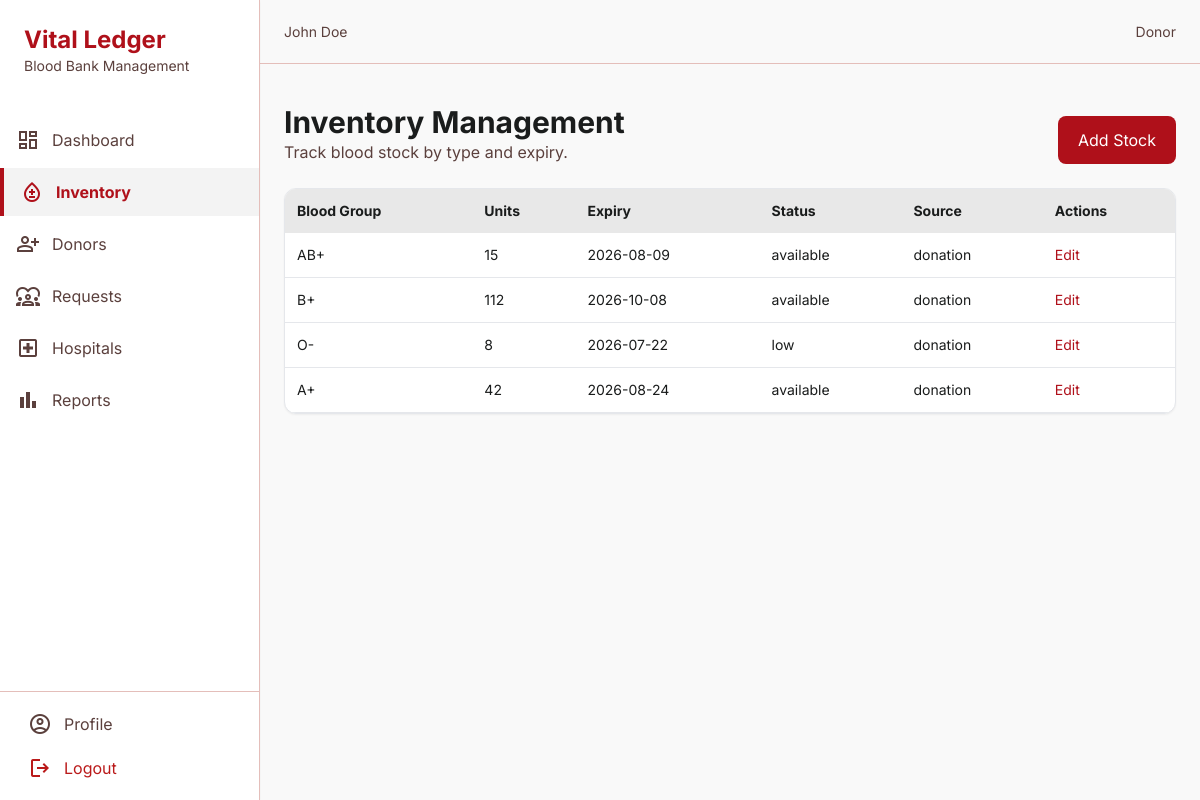
Page /inventory (signed in) on the committed database.
### app/models/models.py (models this page shows, shortened)
class User(db.Model, UserMixin):
    __tablename__ = "users"
    id = db.Column(db.Integer, primary_key=True)
    full_name = db.Column(db.String(120), nullable=False)
    email = db.Column(db.String(120), unique=True, nullable=False)
    password_hash = db.Column(db.String(255), nullable=False)
    role = db.Column(db.String(20), nullable=False, default=UserRole.DONOR.value)
    phone = db.Column(db.String(30))
    address = db.Column(db.Text)
    profile_picture = db.Column(db.String(255))
    is_active = db.Column(db.Boolean, default=True)
    email_verified = db.Column(db.Boolean, default=False)
    created_at = db.Column(db.DateTime, default=datetime.utcnow)
    donor_profile = db.relationship("Donor", back_populates="user", uselist=False)
    hospital = db.relationship("Hospital", back_populates="user", uselist=False)

class BloodUnit(db.Model):
    __tablename__ = "blood_units"
    id = db.Column(db.Integer, primary_key=True)
    blood_group = db.Column(db.String(10), nullable=False)
    units = db.Column(db.Integer, nullable=False, default=0)
    expiry_date = db.Column(db.Date, nullable=False)
    status = db.Column(db.String(30), default="available")
    source = db.Column(db.String(50), default="donation")
    created_at = db.Column(db.DateTime, default=datetime.utcnow)

### app/inventory/routes.py (the view)
@inventory_bp.route("/inventory")
@login_required
def inventory():
    units = BloodUnit.query.order_by(BloodUnit.created_at.desc()).all()
    return render_template("inventory/inventory.html", units=units)

### app/templates/inventory/inventory.html (shortened to what this page needs)
{% extends 'base.html' %}
{% block content %}
<div class="flex justify-between items-end mb-6">
  <div><h2 class="text-3xl font-bold">Inventory Management</h2><p class="text-on-surface-variant">Track blood stock by type and expiry.</p></div>
  <a href="{{ url_for('inventory.add_stock') }}" class="bg-primary text-on-primary px-5 py-3 rounded-lg">Add Stock</a>
</div>
<div class="bg-surface-container-lowest rounded-xl border shadow-sm overflow-hidden">
  <table class="min-w-full text-sm">
    <thead class="bg-surface-container-high">
      <tr><th class="p-3 text-left">Blood Group</th><th class="p-3 text-left">Units</th><th class="p-3 text-left">Expiry</th><th class="p-3 text-left">Status</th><th class="p-3 text-left">Source</th><th class="p-3 text-left">Actions</th></tr>
    </thead>
    <tbody>
      {% for unit in units %}
      <tr class="border-b"><td class="p-3">{{ unit.blood_group }}</td><td class="p-3">{{ unit.units }}</td><td class="p-3">{{ unit.expiry_date }}</td><td class="p-3">{{ unit.status }}</td><td class="p-3">{{ unit.source }}</td><td class="p-3"><a href="{{ url_for('inventory.edit_stock', unit_id=unit.id) }}" class="text-primary">Edit</a></td></tr>
      {% endfor %}
    </tbody>
  </table>
</div>
{% endblock %}

### app/templates/base.html (shortened to what this page needs)
<!DOCTYPE html>
<html lang="en" class="light">
  <head>
    <script src="https://cdn.tailwindcss.com?plugins=forms,container-queries"></script>
    <script id="tailwind-config">
      tailwind.config = {
        darkMode: "class",
        theme: { extend: {
          colors: {
            "surface-bright": "#f9f9f9",
            "inverse-primary": "#ffb3ac",
            "on-primary-fixed-variant": "#930010",
            "secondary-fixed-dim": "#a5c8ff",
            "secondary-container": "#54a0fe",
            "on-primary-fixed": "#410003",
            "on-tertiary": "#ffffff",
            "background": "#f9f9f9",
            "on-error-container": "#93000a",
            "primary-fixed-dim": "#ffb3ac",
            "surface-tint": "#ba1a20",
            "secondary-fixed": "#d4e3ff",
            "tertiary-fixed-dim": "#82db7e",
            "primary": "#af101a",
            "on-primary-container": "#fff2f0",
            "on-secondary-fixed-variant": "#004786",
            "on-tertiary-fixed": "#002204",
            "surface-dim": "#dadada",
            "on-primary": "#ffffff",
            "outline-variant": "#e4beba",
            "inverse-surface": "#2f3131",
            "secondary": "#005faf",
            "outline": "#8f6f6c",
            "on-tertiary-fixed-variant": "#005312",
            "surface-container-high": "#e8e8e8",
            "on-tertiary-container": "#daffd1",
            "tertiary-container": "#298030",
            "on-surface": "#1a1c1c",
            "on-surface-variant": "#5b403d",
            "error-container": "#ffdad6",
            "tertiary": "#016619",
            "primary-container": "#d32f2f",
            "surface-container-lowest": "#ffffff",
            "error": "#ba1a1a",
            "on-error": "#ffffff",
            "on-secondary-fixed": "#001c3a",
            "on-secondary": "#ffffff",
            "surface-container-low": "#f3f3f3",
            "on-background": "#1a1c1c",
            "surface-variant": "#e2e2e2",
            "inverse-on-surface": "#f1f1f1",
            "primary-fixed": "#ffdad6",
            "surface": "#f9f9f9",
            "surface-container": "#eeeeee",
            "on-secondary-container": "#003567",
            "tertiary-fixed": "#9df898",
            "surface-container-highest": "#e2e2e2"
          },
          spacing: { gutter: "24px", sidebarWidth: "260px" },
          fontFamily: { Inter: ["Inter", "sans-serif"] }
        }}}
    </script>
  </head>
  <body class="bg-background text-on-surface">
    <aside class="fixed h-full w-[260px] left-0 top-0 flex flex-col bg-surface-container-lowest shadow-sm border-r border-outline-variant z-50">
      <div class="p-6">
        <h1 class="font-bold text-primary text-2xl">Vital Ledger</h1>
        <p class="text-sm text-on-surface-variant">Blood Bank Management</p>
      </div>
      <nav class="flex-1 mt-4 space-y-1">
        <a class="flex items-center gap-3 py-3 px-4 hover:bg-surface-container-high transition-colors {% if request.endpoint == 'admin.dashboard' %}text-primary font-bold border-l-4 border-primary bg-surface-container-low{% else %}text-on-surface-variant{% endif %}" href="{{ url_for('admin.dashboard') }}"><span class="material-symbols-outlined">dashboard</span>Dashboard</a>
        <a class="flex items-center gap-3 py-3 px-4 hover:bg-surface-container-high transition-colors {% if request.endpoint.startswith('inventory') %}text-primary font-bold border-l-4 border-primary bg-surface-container-low{% else %}text-on-surface-variant{% endif %}" href="{{ url_for('inventory.inventory') }}"><span class="material-symbols-outlined">bloodtype</span>Inventory</a>
        <a class="flex items-center gap-3 py-3 px-4 hover:bg-surface-container-high transition-colors {% if request.endpoint.startswith('donor') %}text-primary font-bold border-l-4 border-primary bg-surface-container-low{% else %}text-on-surface-variant{% endif %}" href="{{ url_for('donor.donors') }}"><span class="material-symbols-outlined">person_add</span>Donors</a>
        <a class="flex items-center gap-3 py-3 px-4 hover:bg-surface-container-high transition-colors {% if request.endpoint.startswith('request') %}text-primary font-bold border-l-4 border-primary bg-surface-container-low{% else %}text-on-surface-variant{% endif %}" href="{{ url_for('request.requests') }}"><span class="material-symbols-outlined">diversity_1</span>Requests</a>
        <a class="flex items-center gap-3 py-3 px-4 hover:bg-surface-container-high transition-colors {% if request.endpoint.startswith('hospital') %}text-primary font-bold border-l-4 border-primary bg-surface-container-low{% else %}text-on-surface-variant{% endif %}" href="{{ url_for('hospital.hospitals') }}"><span class="material-symbols-outlined">local_hospital</span>Hospitals</a>
        <a class="flex items-center gap-3 py-3 px-4 hover:bg-surface-container-high transition-colors {% if request.endpoint.startswith('reports') %}text-primary font-bold border-l-4 border-primary bg-surface-container-low{% else %}text-on-surface-variant{% endif %}" href="{{ url_for('reports.reports') }}"><span class="material-symbols-outlined">bar_chart</span>Reports</a>
      </nav>
      <div class="border-t border-outline-variant p-3 space-y-1">
        <a class="flex items-center gap-3 py-2 px-4 text-on-surface-variant hover:bg-surface-container-high transition-colors rounded-lg" href="{{ url_for('admin.profile') }}"><span class="material-symbols-outlined">account_circle</span>Profile</a>
        <a class="flex items-center gap-3 py-2 px-4 text-error hover:bg-error-container transition-colors rounded-lg" href="{{ url_for('auth.logout') }}"><span class="material-symbols-outlined">logout</span>Logout</a>
      </div>
    </aside>
    <header class="fixed top-0 right-0 w-[calc(100%-260px)] h-16 bg-surface-bright border-b border-outline-variant z-40 flex justify-between items-center px-6">
      <div class="text-sm text-on-surface-variant">{{ current_user.full_name if current_user.is_authenticated else 'Guest' }}</div>
      <div class="flex items-center gap-3">
        <span class="text-sm text-on-surface-variant">{{ current_user.role|title if current_user.is_authenticated else '' }}</span>
      </div>
    </header>
    <main class="ml-[260px] pt-20 min-h-screen">
      <div class="p-6 max-w-7xl mx-auto">
        {% block content %}{% endblock %}
      </div>
    </main>
  </body>
</html>

### app/templates/base.html (style rules this page uses)
body { font-family: 'Inter', sans-serif; }
.material-symbols-outlined { font-variation-settings: 'FILL' 0, 'wght' 400, 'GRAD' 0, 'opsz' 24; vertical-align: middle; }

### rows in the picture
User: is_active+full_name "John Doe", role "Donor"
BloodUnit: blood_group "AB+", units "15", expiry_date "2026-08-09", status "available", source "donation"
BloodUnit: blood_group "B+", units "112", expiry_date "2026-10-08", status "available", source "donation"
BloodUnit: blood_group "O-", units "8", expiry_date "2026-07-22", status "low", source "donation"
BloodUnit: blood_group "A+", units "42", expiry_date "2026-08-24", status "available", source "donation"
